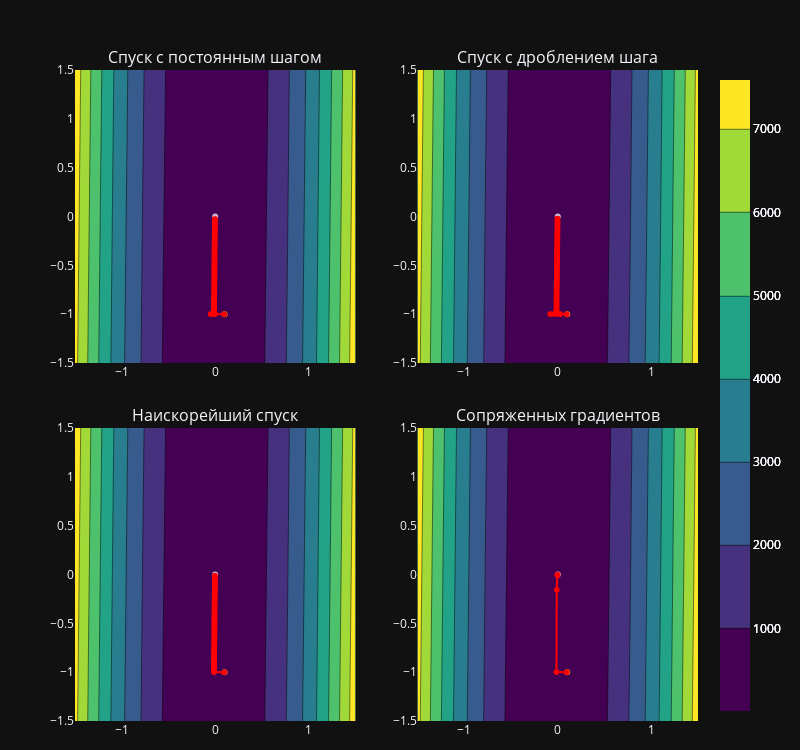

The cell this chart's notebook holds for it:
### Markdown cell above
#### Работа при изменении начальной точки

### Code cell
methods = [gradient_descent, step_splitting_descent, steepest_descent, conjugate_gradient]
names = ['Спуск с постоянным шагом', 'Спуск с дроблением шага', 'Наискорейший спуск', 'Сопряженных градиентов']

fig = make_subplots(rows=2, cols=2, subplot_titles=names, vertical_spacing=0.1)
df_f1 = pd.DataFrame({'Метод':[], 'Результат':[], 'Количество итераций':[]}, dtype=object)

id = 0
for i in range(2):
    for j in range(2):
        data_all = methods[id](f_2, f_2_grad, np.array([0.1, -1]), 0.00001, 0.00001, 10000, 0.0002)
        df_f1.loc[len(df_f1.index)] = [names[id], data_all[2]['x'].iat[-1], data_all[1]]
        data = data_all[2]
        x, y = np.split(np.array(data.x.values.tolist()), 2, axis=1)
        fig.add_trace(
            go.Contour(
                x=ax_data,
                y=ax_data,
                z=z_3d.T,
                colorscale='Viridis',
                name=names[id],
                hovertemplate = ' x: %{x} <br> y: %{y} <br> z: %{z} <extra></extra>'
            ),
            row=i+1, col=j+1
        )
        fig.add_trace(
            go.Scattergl(
                x=x.ravel(),
                y=y.ravel(),
                mode='lines+markers',
                line_color='red',
                name='trajectory'
            ),
            row=i+1, col=j+1
        )
        fig.add_scatter(x=x[0], y=y[0], marker=dict(color='yellow', opacity=0.7), name='start', row=i+1, col=j+1)
        fig.add_scatter(x=[0], y=[0], marker=dict(color='white', opacity=0.7), name='true min', row=i+1, col=j+1)
        id += 1
fig.update_layout(height=750, width=800, margin=dict(l=75, r=40, t=70, b=15), template=theme, showlegend=False)
fig.show()
df_f1

### Figure 1 — Plotly figure (JSON) as saved in the notebook; plotly's stock layout.template omitted (floating-point values rounded to 4 significant figures; data arrays with more than 128 entries replaced by an {"elided": "..."} marker saying what was removed)
{"data": [{"colorscale": [[0, "#440154"], [0.1111, "#482878"], [0.2222, "#3e4989"], [0.3333, "#31688e"], [0.4444, "#26828e"], [0.5556, "#1f9e89"], [0.6667, "#35b779"], [0.7778, "#6ece58"], [0.8889, "#b5de2b"], [1, "#fde725"]], "hovertemplate": " x: %{x} <br> y: %{y} <br> z: %{z} <extra></extra>", "name": "Спуск с постоянным шагом", "type": "contour", "x": [-1.5, -1.397, -1.293, -1.19, -1.086, -0.9828, -0.8793, -0.7759, -0.6724, -0.569, -0.4655, -0.3621, -0.2586, -0.1552, -0.05172, 0.05172, 0.1552, 0.2586, 0.3621, 0.4655, 0.569, 0.6724, 0.7759, 0.8793, 0.9828, 1.086, 1.19, 1.293, 1.397, 1.5], "xaxis": "x", "y": [-1.5, -1.397, -1.293, -1.19, -1.086, -0.9828, -0.8793, -0.7759, -0.6724, -0.569, -0.4655, -0.3621, -0.2586, -0.1552, -0.05172, 0.05172, 0.1552, 0.2586, 0.3621, 0.4655, 0.569, 0.6724, 0.7759, 0.8793, 0.9828, 1.086, 1.19, 1.293, 1.397, 1.5], "yaxis": "y", "z": {"elided": "30x30 float values"}}, {"line": {"color": "red"}, "mode": "lines+markers", "name": "trajectory", "type": "scattergl", "x": {"elided": "9220 float values"}, "xaxis": "x", "y": {"elided": "9220 float values"}, "yaxis": "y"}, {"marker": {"color": "yellow", "opacity": 0.7}, "name": "start", "type": "scatter", "x": [0.1], "xaxis": "x", "y": [-1], "yaxis": "y"}, {"marker": {"color": "white", "opacity": 0.7}, "name": "true min", "type": "scatter", "x": [0], "xaxis": "x", "y": [0], "yaxis": "y"}, {"colorscale": [[0, "#440154"], [0.1111, "#482878"], [0.2222, "#3e4989"], [0.3333, "#31688e"], [0.4444, "#26828e"], [0.5556, "#1f9e89"], [0.6667, "#35b779"], [0.7778, "#6ece58"], [0.8889, "#b5de2b"], [1, "#fde725"]], "hovertemplate": " x: %{x} <br> y: %{y} <br> z: %{z} <extra></extra>", "name": "Спуск с дроблением шага", "type": "contour", "x": [-1.5, -1.397, -1.293, -1.19, -1.086, -0.9828, -0.8793, -0.7759, -0.6724, -0.569, -0.4655, -0.3621, -0.2586, -0.1552, -0.05172, 0.05172, 0.1552, 0.2586, 0.3621, 0.4655, 0.569, 0.6724, 0.7759, 0.8793, 0.9828, 1.086, 1.19, 1.293, 1.397, 1.5], "xaxis": "x2", "y": [-1.5, -1.397, -1.293, -1.19, -1.086, -0.9828, -0.8793, -0.7759, -0.6724, -0.569, -0.4655, -0.3621, -0.2586, -0.1552, -0.05172, 0.05172, 0.1552, 0.2586, 0.3621, 0.4655, 0.569, 0.6724, 0.7759, 0.8793, 0.9828, 1.086, 1.19, 1.293, 1.397, 1.5], "yaxis": "y2", "z": {"elided": "30x30 float values"}}, {"line": {"color": "red"}, "mode": "lines+markers", "name": "trajectory", "type": "scattergl", "x": {"elided": "7961 float values"}, "xaxis": "x2", "y": {"elided": "7961 float values"}, "yaxis": "y2"}, {"marker": {"color": "yellow", "opacity": 0.7}, "name": "start", "type": "scatter", "x": [0.1], "xaxis": "x2", "y": [-1], "yaxis": "y2"}, {"marker": {"color": "white", "opacity": 0.7}, "name": "true min", "type": "scatter", "x": [0], "xaxis": "x2", "y": [0], "yaxis": "y2"}, {"colorscale": [[0, "#440154"], [0.1111, "#482878"], [0.2222, "#3e4989"], [0.3333, "#31688e"], [0.4444, "#26828e"], [0.5556, "#1f9e89"], [0.6667, "#35b779"], [0.7778, "#6ece58"], [0.8889, "#b5de2b"], [1, "#fde725"]], "hovertemplate": " x: %{x} <br> y: %{y} <br> z: %{z} <extra></extra>", "name": "Наискорейший спуск", "type": "contour", "x": [-1.5, -1.397, -1.293, -1.19, -1.086, -0.9828, -0.8793, -0.7759, -0.6724, -0.569, -0.4655, -0.3621, -0.2586, -0.1552, -0.05172, 0.05172, 0.1552, 0.2586, 0.3621, 0.4655, 0.569, 0.6724, 0.7759, 0.8793, 0.9828, 1.086, 1.19, 1.293, 1.397, 1.5], "xaxis": "x3", "y": [-1.5, -1.397, -1.293, -1.19, -1.086, -0.9828, -0.8793, -0.7759, -0.6724, -0.569, -0.4655, -0.3621, -0.2586, -0.1552, -0.05172, 0.05172, 0.1552, 0.2586, 0.3621, 0.4655, 0.569, 0.6724, 0.7759, 0.8793, 0.9828, 1.086, 1.19, 1.293, 1.397, 1.5], "yaxis": "y3", "z": {"elided": "30x30 float values"}}, {"line": {"color": "red"}, "mode": "lines+markers", "name": "trajectory", "type": "scattergl", "x": {"elided": "3527 float values"}, "xaxis": "x3", "y": {"elided": "3527 float values"}, "yaxis": "y3"}, {"marker": {"color": "yellow", "opacity": 0.7}, "name": "start", "type": "scatter", "x": [0.1], "xaxis": "x3", "y": [-1], "yaxis": "y3"}, {"marker": {"color": "white", "opacity": 0.7}, "name": "true min", "type": "scatter", "x": [0], "xaxis": "x3", "y": [0], "yaxis": "y3"}, {"colorscale": [[0, "#440154"], [0.1111, "#482878"], [0.2222, "#3e4989"], [0.3333, "#31688e"], [0.4444, "#26828e"], [0.5556, "#1f9e89"], [0.6667, "#35b779"], [0.7778, "#6ece58"], [0.8889, "#b5de2b"], [1, "#fde725"]], "hovertemplate": " x: %{x} <br> y: %{y} <br> z: %{z} <extra></extra>", "name": "Сопряженных градиентов", "type": "contour", "x": [-1.5, -1.397, -1.293, -1.19, -1.086, -0.9828, -0.8793, -0.7759, -0.6724, -0.569, -0.4655, -0.3621, -0.2586, -0.1552, -0.05172, 0.05172, 0.1552, 0.2586, 0.3621, 0.4655, 0.569, 0.6724, 0.7759, 0.8793, 0.9828, 1.086, 1.19, 1.293, 1.397, 1.5], "xaxis": "x4", "y": [-1.5, -1.397, -1.293, -1.19, -1.086, -0.9828, -0.8793, -0.7759, -0.6724, -0.569, -0.4655, -0.3621, -0.2586, -0.1552, -0.05172, 0.05172, 0.1552, 0.2586, 0.3621, 0.4655, 0.569, 0.6724, 0.7759, 0.8793, 0.9828, 1.086, 1.19, 1.293, 1.397, 1.5], "yaxis": "y4", "z": {"elided": "30x30 float values"}}, {"line": {"color": "red"}, "mode": "lines+markers", "name": "trajectory", "type": "scattergl", "x": [0.1, -0.01176, -0.01088, -0.007934, -9.368e-05, -5.206e-05, -5.703e-05, 1.696e-05, -1.391e-06, -8.249e-07, -8.775e-07], "xaxis": "x4", "y": [-1, -0.9985, -0.9981, -0.1547, -0.004774, -0.004768, -0.004751, -0.0004438, -7.65e-05, -7.627e-05, -7.618e-05], "yaxis": "y4"}, {"marker": {"color": "yellow", "opacity": 0.7}, "name": "start", "type": "scatter", "x": [0.1], "xaxis": "x4", "y": [-1], "yaxis": "y4"}, {"marker": {"color": "white", "opacity": 0.7}, "name": "true min", "type": "scatter", "x": [0], "xaxis": "x4", "y": [0], "yaxis": "y4"}], "layout": {"annotations": [{"font": {"size": 16}, "showarrow": false, "text": "Спуск с постоянным шагом", "x": 0.225, "xanchor": "center", "xref": "paper", "y": 1, "yanchor": "bottom", "yref": "paper"}, {"font": {"size": 16}, "showarrow": false, "text": "Спуск с дроблением шага", "x": 0.775, "xanchor": "center", "xref": "paper", "y": 1, "yanchor": "bottom", "yref": "paper"}, {"font": {"size": 16}, "showarrow": false, "text": "Наискорейший спуск", "x": 0.225, "xanchor": "center", "xref": "paper", "y": 0.45, "yanchor": "bottom", "yref": "paper"}, {"font": {"size": 16}, "showarrow": false, "text": "Сопряженных градиентов", "x": 0.775, "xanchor": "center", "xref": "paper", "y": 0.45, "yanchor": "bottom", "yref": "paper"}], "height": 750, "margin": {"b": 15, "l": 75, "r": 40, "t": 70}, "showlegend": false, "width": 800, "xaxis": {"anchor": "y", "domain": [0, 0.45]}, "xaxis2": {"anchor": "y2", "domain": [0.55, 1]}, "xaxis3": {"anchor": "y3", "domain": [0, 0.45]}, "xaxis4": {"anchor": "y4", "domain": [0.55, 1]}, "yaxis": {"anchor": "x", "domain": [0.55, 1]}, "yaxis2": {"anchor": "x2", "domain": [0.55, 1]}, "yaxis3": {"anchor": "x3", "domain": [0, 0.45]}, "yaxis4": {"anchor": "x4", "domain": [0, 0.45]}}}
